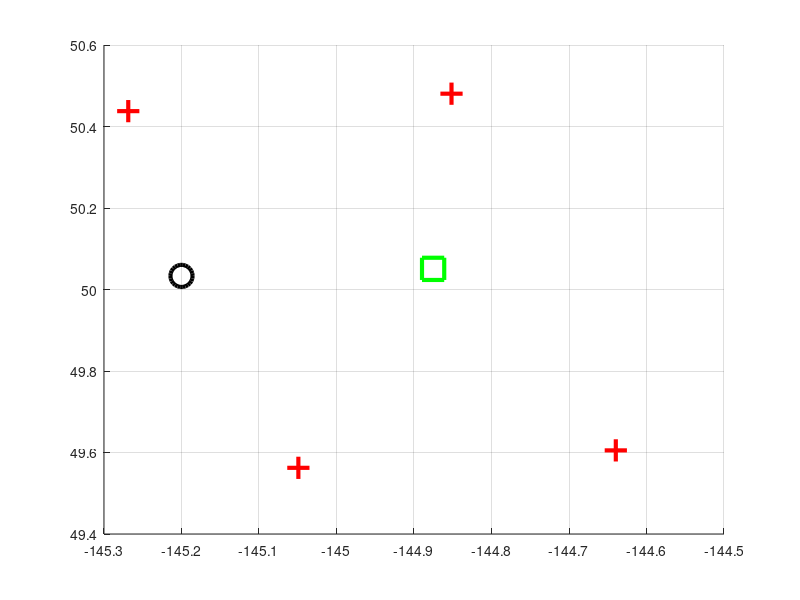

MATLAB code to generate this figure:
figure(6), hold on

% old waverider (recovered on 2 Jan 2015 at 22:00 Z)
%hold on, plot(-145.2433,49.9037,'bo','markersize',16,'linewidth',3)

% new waverider (deployed 31 Dec 2014 at 23:00 Z
hold on, plot(-145.2,50.0333,'ko','markersize',16,'linewidth',3)

% SAR corners for 2015-01-01T16:03:20 
%hold on, plot( [ -144.9891 -144.6245 -145.0396 -145.3948 ], [49.4891  50.6110  50.6660  49.5435 ], 'r+','markersize',16,'linewidth',3)

% SAR corners for 2015-01-05T03:29:12
hold on, plot( [-144.6396 -144.8516 -145.2687 -145.0492], [49.6052  50.4805  50.4377  49.5624 ], 'r+','markersize',16,'linewidth',3)

% NOAA met buoy
hold on, plot(-144-52.52/60, 50+3.04/60,'gs','markersize',16,'linewidth',3)


grid on